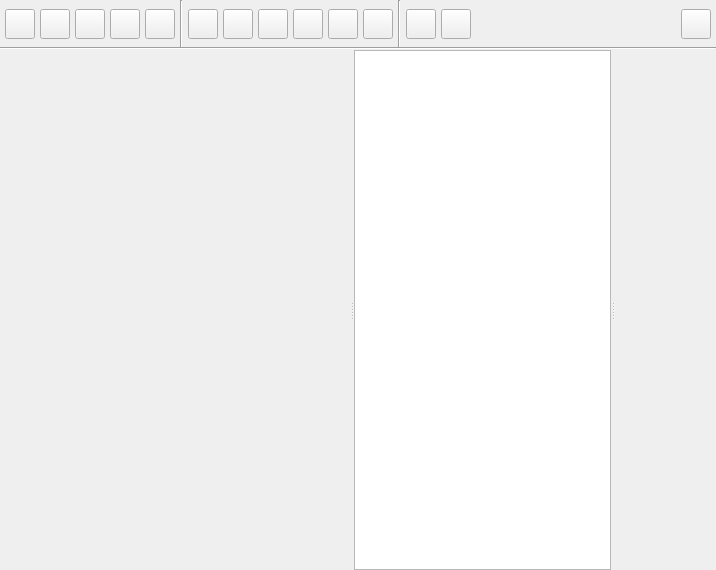
<?xml version="1.0" encoding="UTF-8"?>
<ui version="4.0">
 <class>canvas</class>
 <widget class="QWidget" name="canvas">
  <property name="geometry">
   <rect>
    <x>0</x>
    <y>0</y>
    <width>716</width>
    <height>570</height>
   </rect>
  </property>
  <property name="sizePolicy">
   <sizepolicy hsizetype="Expanding" vsizetype="Expanding">
    <horstretch>0</horstretch>
    <verstretch>0</verstretch>
   </sizepolicy>
  </property>
  <property name="minimumSize">
   <size>
    <width>0</width>
    <height>0</height>
   </size>
  </property>
  <property name="windowTitle">
   <string>Form</string>
  </property>
  <property name="styleSheet">
   <string notr="true">b</string>
  </property>
  <layout class="QGridLayout" name="gridLayout">
   <property name="leftMargin">
    <number>0</number>
   </property>
   <property name="topMargin">
    <number>0</number>
   </property>
   <property name="rightMargin">
    <number>0</number>
   </property>
   <property name="bottomMargin">
    <number>0</number>
   </property>
   <property name="spacing">
    <number>0</number>
   </property>
   <item row="0" column="0">
    <widget class="QWidget" name="central_widget" native="true">
     <property name="sizePolicy">
      <sizepolicy hsizetype="Expanding" vsizetype="Expanding">
       <horstretch>0</horstretch>
       <verstretch>0</verstretch>
      </sizepolicy>
     </property>
     <property name="minimumSize">
      <size>
       <width>0</width>
       <height>0</height>
      </size>
     </property>
     <property name="styleSheet">
      <string notr="true"/>
     </property>
     <layout class="QGridLayout" name="gridLayout_2">
      <property name="leftMargin">
       <number>0</number>
      </property>
      <property name="topMargin">
       <number>0</number>
      </property>
      <property name="rightMargin">
       <number>0</number>
      </property>
      <property name="bottomMargin">
       <number>0</number>
      </property>
      <property name="verticalSpacing">
       <number>0</number>
      </property>
      <item row="1" column="0">
       <widget class="QWidget" name="widget" native="true">
        <property name="sizePolicy">
         <sizepolicy hsizetype="Preferred" vsizetype="Fixed">
          <horstretch>0</horstretch>
          <verstretch>0</verstretch>
         </sizepolicy>
        </property>
        <property name="maximumSize">
         <size>
          <width>16777215</width>
          <height>50</height>
         </size>
        </property>
        <layout class="QVBoxLayout" name="verticalLayout">
         <property name="spacing">
          <number>0</number>
         </property>
         <property name="leftMargin">
          <number>0</number>
         </property>
         <property name="topMargin">
          <number>0</number>
         </property>
         <property name="rightMargin">
          <number>0</number>
         </property>
         <property name="bottomMargin">
          <number>0</number>
         </property>
         <item>
          <widget class="QWidget" name="widget" native="true">
           <property name="sizePolicy">
            <sizepolicy hsizetype="MinimumExpanding" vsizetype="Fixed">
             <horstretch>0</horstretch>
             <verstretch>0</verstretch>
            </sizepolicy>
           </property>
           <property name="minimumSize">
            <size>
             <width>370</width>
             <height>50</height>
            </size>
           </property>
           <property name="maximumSize">
            <size>
             <width>16777215</width>
             <height>50</height>
            </size>
           </property>
           <property name="baseSize">
            <size>
             <width>0</width>
             <height>50</height>
            </size>
           </property>
           <layout class="QHBoxLayout" name="horizontalLayout_2">
            <property name="spacing">
             <number>5</number>
            </property>
            <property name="leftMargin">
             <number>5</number>
            </property>
            <property name="topMargin">
             <number>0</number>
            </property>
            <property name="rightMargin">
             <number>5</number>
            </property>
            <property name="bottomMargin">
             <number>1</number>
            </property>
            <item>
             <widget class="QPushButton" name="new_button">
              <property name="minimumSize">
               <size>
                <width>30</width>
                <height>30</height>
               </size>
              </property>
              <property name="maximumSize">
               <size>
                <width>30</width>
                <height>30</height>
               </size>
              </property>
              <property name="cursor">
               <cursorShape>PointingHandCursor</cursorShape>
              </property>
              <property name="toolTip">
               <string>New art document</string>
              </property>
              <property name="text">
               <string/>
              </property>
              <property name="icon">
               <iconset resource="../../../../../../gui/resources/feather.qrc">
                <normaloff>:/light/icons/feather/light/file-plus.svg</normaloff>:/light/icons/feather/light/file-plus.svg</iconset>
              </property>
              <property name="flat">
               <bool>false</bool>
              </property>
             </widget>
            </item>
            <item>
             <widget class="QPushButton" name="open_art_document">
              <property name="minimumSize">
               <size>
                <width>30</width>
                <height>30</height>
               </size>
              </property>
              <property name="maximumSize">
               <size>
                <width>30</width>
                <height>30</height>
               </size>
              </property>
              <property name="toolTip">
               <string>Open art document</string>
              </property>
              <property name="text">
               <string/>
              </property>
              <property name="icon">
               <iconset resource="../../../../../../gui/resources/feather.qrc">
                <normaloff>:/light/icons/feather/light/folder.svg</normaloff>:/light/icons/feather/light/folder.svg</iconset>
              </property>
             </widget>
            </item>
            <item>
             <widget class="QPushButton" name="save_art_document">
              <property name="minimumSize">
               <size>
                <width>30</width>
                <height>30</height>
               </size>
              </property>
              <property name="maximumSize">
               <size>
                <width>30</width>
                <height>30</height>
               </size>
              </property>
              <property name="toolTip">
               <string>Save art document</string>
              </property>
              <property name="text">
               <string/>
              </property>
              <property name="icon">
               <iconset resource="../../../../../../gui/resources/feather.qrc">
                <normaloff>:/light/icons/feather/light/save.svg</normaloff>:/light/icons/feather/light/save.svg</iconset>
              </property>
             </widget>
            </item>
            <item>
             <widget class="QPushButton" name="import_button">
              <property name="minimumSize">
               <size>
                <width>30</width>
                <height>30</height>
               </size>
              </property>
              <property name="maximumSize">
               <size>
                <width>30</width>
                <height>30</height>
               </size>
              </property>
              <property name="cursor">
               <cursorShape>PointingHandCursor</cursorShape>
              </property>
              <property name="toolTip">
               <string>Import image</string>
              </property>
              <property name="text">
               <string/>
              </property>
              <property name="icon">
               <iconset resource="../../../../../../gui/resources/feather.qrc">
                <normaloff>:/light/icons/feather/light/arrow-down.svg</normaloff>:/light/icons/feather/light/arrow-down.svg</iconset>
              </property>
              <property name="flat">
               <bool>false</bool>
              </property>
             </widget>
            </item>
            <item>
             <widget class="QPushButton" name="export_button">
              <property name="minimumSize">
               <size>
                <width>30</width>
                <height>30</height>
               </size>
              </property>
              <property name="maximumSize">
               <size>
                <width>30</width>
                <height>30</height>
               </size>
              </property>
              <property name="cursor">
               <cursorShape>PointingHandCursor</cursorShape>
              </property>
              <property name="toolTip">
               <string>Export image</string>
              </property>
              <property name="text">
               <string/>
              </property>
              <property name="icon">
               <iconset resource="../../../../../../gui/resources/feather.qrc">
                <normaloff>:/light/icons/feather/light/arrow-up.svg</normaloff>:/light/icons/feather/light/arrow-up.svg</iconset>
              </property>
              <property name="flat">
               <bool>false</bool>
              </property>
             </widget>
            </item>
            <item>
             <widget class="Line" name="line">
              <property name="orientation">
               <enum>Qt::Orientation::Vertical</enum>
              </property>
             </widget>
            </item>
            <item>
             <widget class="QPushButton" name="recenter_button">
              <property name="minimumSize">
               <size>
                <width>30</width>
                <height>30</height>
               </size>
              </property>
              <property name="maximumSize">
               <size>
                <width>30</width>
                <height>30</height>
               </size>
              </property>
              <property name="cursor">
               <cursorShape>PointingHandCursor</cursorShape>
              </property>
              <property name="toolTip">
               <string>Recenter grid</string>
              </property>
              <property name="text">
               <string/>
              </property>
              <property name="icon">
               <iconset resource="../../../../../../gui/resources/feather.qrc">
                <normaloff>:/light/icons/feather/light/target.svg</normaloff>:/light/icons/feather/light/target.svg</iconset>
              </property>
              <property name="flat">
               <bool>false</bool>
              </property>
             </widget>
            </item>
            <item>
             <widget class="QPushButton" name="active_grid_area_button">
              <property name="minimumSize">
               <size>
                <width>30</width>
                <height>30</height>
               </size>
              </property>
              <property name="maximumSize">
               <size>
                <width>30</width>
                <height>30</height>
               </size>
              </property>
              <property name="cursor">
               <cursorShape>PointingHandCursor</cursorShape>
              </property>
              <property name="toolTip">
               <string>Move active grid area</string>
              </property>
              <property name="text">
               <string/>
              </property>
              <property name="icon">
               <iconset resource="../../../../../../gui/resources/feather.qrc">
                <normaloff>:/light/icons/feather/light/object-selected-icon.svg</normaloff>:/light/icons/feather/light/object-selected-icon.svg</iconset>
              </property>
              <property name="checkable">
               <bool>true</bool>
              </property>
              <property name="flat">
               <bool>false</bool>
              </property>
             </widget>
            </item>
            <item>
             <widget class="QPushButton" name="text_button">
              <property name="minimumSize">
               <size>
                <width>30</width>
                <height>30</height>
               </size>
              </property>
              <property name="maximumSize">
               <size>
                <width>30</width>
                <height>30</height>
               </size>
              </property>
              <property name="toolTip">
               <string>Toggle text tool</string>
              </property>
              <property name="text">
               <string/>
              </property>
              <property name="icon">
               <iconset resource="../../../../../../gui/resources/feather.qrc">
                <normaloff>:/light/icons/feather/light/type.svg</normaloff>:/light/icons/feather/light/type.svg</iconset>
              </property>
              <property name="checkable">
               <bool>true</bool>
              </property>
             </widget>
            </item>
            <item>
             <widget class="QPushButton" name="brush_button">
              <property name="minimumSize">
               <size>
                <width>30</width>
                <height>30</height>
               </size>
              </property>
              <property name="maximumSize">
               <size>
                <width>30</width>
                <height>30</height>
               </size>
              </property>
              <property name="cursor">
               <cursorShape>PointingHandCursor</cursorShape>
              </property>
              <property name="toolTip">
               <string>Toggle brush tool</string>
              </property>
              <property name="text">
               <string/>
              </property>
              <property name="icon">
               <iconset resource="../../../../../../gui/resources/feather.qrc">
                <normaloff>:/light/icons/feather/light/pencil-icon.svg</normaloff>:/light/icons/feather/light/pencil-icon.svg</iconset>
              </property>
              <property name="checkable">
               <bool>true</bool>
              </property>
              <property name="flat">
               <bool>false</bool>
              </property>
             </widget>
            </item>
            <item>
             <widget class="QPushButton" name="eraser_button">
              <property name="minimumSize">
               <size>
                <width>30</width>
                <height>30</height>
               </size>
              </property>
              <property name="maximumSize">
               <size>
                <width>30</width>
                <height>30</height>
               </size>
              </property>
              <property name="cursor">
               <cursorShape>PointingHandCursor</cursorShape>
              </property>
              <property name="toolTip">
               <string>Toggle earser tool</string>
              </property>
              <property name="text">
               <string/>
              </property>
              <property name="icon">
               <iconset resource="../../../../../../gui/resources/feather.qrc">
                <normaloff>:/light/icons/feather/light/eraser-icon.svg</normaloff>:/light/icons/feather/light/eraser-icon.svg</iconset>
              </property>
              <property name="checkable">
               <bool>true</bool>
              </property>
              <property name="flat">
               <bool>false</bool>
              </property>
             </widget>
            </item>
            <item>
             <widget class="QPushButton" name="grid_button">
              <property name="minimumSize">
               <size>
                <width>30</width>
                <height>30</height>
               </size>
              </property>
              <property name="maximumSize">
               <size>
                <width>30</width>
                <height>30</height>
               </size>
              </property>
              <property name="cursor">
               <cursorShape>PointingHandCursor</cursorShape>
              </property>
              <property name="toolTip">
               <string>Toggle grid</string>
              </property>
              <property name="text">
               <string/>
              </property>
              <property name="icon">
               <iconset resource="../../../../../../gui/resources/feather.qrc">
                <normaloff>:/light/icons/feather/light/grid.svg</normaloff>:/light/icons/feather/light/grid.svg</iconset>
              </property>
              <property name="checkable">
               <bool>true</bool>
              </property>
              <property name="flat">
               <bool>false</bool>
              </property>
             </widget>
            </item>
            <item>
             <widget class="Line" name="line_2">
              <property name="orientation">
               <enum>Qt::Orientation::Vertical</enum>
              </property>
             </widget>
            </item>
            <item>
             <widget class="QPushButton" name="undo_button">
              <property name="minimumSize">
               <size>
                <width>30</width>
                <height>30</height>
               </size>
              </property>
              <property name="maximumSize">
               <size>
                <width>30</width>
                <height>30</height>
               </size>
              </property>
              <property name="cursor">
               <cursorShape>PointingHandCursor</cursorShape>
              </property>
              <property name="toolTip">
               <string>Undo</string>
              </property>
              <property name="text">
               <string/>
              </property>
              <property name="icon">
               <iconset resource="../../../../../../gui/resources/feather.qrc">
                <normaloff>:/light/icons/feather/light/corner-up-left.svg</normaloff>:/light/icons/feather/light/corner-up-left.svg</iconset>
              </property>
              <property name="flat">
               <bool>false</bool>
              </property>
             </widget>
            </item>
            <item>
             <widget class="QPushButton" name="redo_button">
              <property name="minimumSize">
               <size>
                <width>30</width>
                <height>30</height>
               </size>
              </property>
              <property name="maximumSize">
               <size>
                <width>30</width>
                <height>30</height>
               </size>
              </property>
              <property name="cursor">
               <cursorShape>PointingHandCursor</cursorShape>
              </property>
              <property name="toolTip">
               <string>Redo</string>
              </property>
              <property name="text">
               <string/>
              </property>
              <property name="icon">
               <iconset resource="../../../../../../gui/resources/feather.qrc">
                <normaloff>:/light/icons/feather/light/corner-up-right.svg</normaloff>:/light/icons/feather/light/corner-up-right.svg</iconset>
              </property>
              <property name="flat">
               <bool>false</bool>
              </property>
             </widget>
            </item>
            <item>
             <spacer name="horizontalSpacer">
              <property name="orientation">
               <enum>Qt::Orientation::Horizontal</enum>
              </property>
              <property name="sizeHint" stdset="0">
               <size>
                <width>425</width>
                <height>9</height>
               </size>
              </property>
             </spacer>
            </item>
            <item>
             <widget class="SliderWidget" name="brush_size_slider" native="true">
              <property name="minimumSize">
               <size>
                <width>100</width>
                <height>40</height>
               </size>
              </property>
              <property name="maximumSize">
               <size>
                <width>16777215</width>
                <height>40</height>
               </size>
              </property>
              <property name="toolTip">
               <string>Brush Size</string>
              </property>
              <property name="slider_minimum" stdset="0">
               <number>1</number>
              </property>
              <property name="slider_maximum" stdset="0">
               <number>100</number>
              </property>
              <property name="spinbox_minimum" stdset="0">
               <number>1</number>
              </property>
              <property name="spinbox_maximum" stdset="0">
               <number>100</number>
              </property>
              <property name="slider_tick_interval" stdset="0">
               <number>1</number>
              </property>
              <property name="slider_single_step" stdset="0">
               <number>1</number>
              </property>
              <property name="slider_page_step" stdset="0">
               <number>10</number>
              </property>
              <property name="spinbox_single_step" stdset="0">
               <number>1</number>
              </property>
              <property name="spinbox_page_step" stdset="0">
               <number>10</number>
              </property>
              <property name="label_text" stdset="0">
               <string/>
              </property>
              <property name="settings_property" stdset="0">
               <string notr="true">brush_settings.size</string>
              </property>
              <property name="display_as_float" stdset="0">
               <bool>false</bool>
              </property>
             </widget>
            </item>
            <item>
             <widget class="QPushButton" name="brush_color_button">
              <property name="minimumSize">
               <size>
                <width>30</width>
                <height>30</height>
               </size>
              </property>
              <property name="maximumSize">
               <size>
                <width>30</width>
                <height>30</height>
               </size>
              </property>
              <property name="cursor">
               <cursorShape>PointingHandCursor</cursorShape>
              </property>
              <property name="toolTip">
               <string>Brush Color</string>
              </property>
              <property name="text">
               <string/>
              </property>
             </widget>
            </item>
           </layout>
          </widget>
         </item>
         <item>
          <widget class="Line" name="line_3">
           <property name="orientation">
            <enum>Qt::Orientation::Horizontal</enum>
           </property>
          </widget>
         </item>
        </layout>
       </widget>
      </item>
      <item row="2" column="0">
       <widget class="QSplitter" name="canvas_splitter">
        <property name="orientation">
         <enum>Qt::Orientation::Horizontal</enum>
        </property>
        <widget class="StableDiffusionGeneratorForm" name="prompts" native="true">
         <property name="sizePolicy">
          <sizepolicy hsizetype="Preferred" vsizetype="Preferred">
           <horstretch>0</horstretch>
           <verstretch>0</verstretch>
          </sizepolicy>
         </property>
         <property name="minimumSize">
          <size>
           <width>350</width>
           <height>0</height>
          </size>
         </property>
         <property name="maximumSize">
          <size>
           <width>350</width>
           <height>16777215</height>
          </size>
         </property>
         <property name="baseSize">
          <size>
           <width>350</width>
           <height>0</height>
          </size>
         </property>
         <property name="styleSheet">
          <string notr="true"/>
         </property>
        </widget>
        <widget class="CustomGraphicsView" name="canvas_container">
         <property name="sizePolicy">
          <sizepolicy hsizetype="MinimumExpanding" vsizetype="Expanding">
           <horstretch>0</horstretch>
           <verstretch>0</verstretch>
          </sizepolicy>
         </property>
         <property name="minimumSize">
          <size>
           <width>1</width>
           <height>0</height>
          </size>
         </property>
         <property name="baseSize">
          <size>
           <width>512</width>
           <height>0</height>
          </size>
         </property>
         <property name="verticalScrollBarPolicy">
          <enum>Qt::ScrollBarPolicy::ScrollBarAlwaysOff</enum>
         </property>
         <property name="horizontalScrollBarPolicy">
          <enum>Qt::ScrollBarPolicy::ScrollBarAlwaysOff</enum>
         </property>
         <property name="canvas_type" stdset="0">
          <string>brush</string>
         </property>
        </widget>
        <widget class="StablediffusionToolTabWidget" name="widget" native="true">
         <property name="sizePolicy">
          <sizepolicy hsizetype="Preferred" vsizetype="Preferred">
           <horstretch>0</horstretch>
           <verstretch>0</verstretch>
          </sizepolicy>
         </property>
         <property name="minimumSize">
          <size>
           <width>0</width>
           <height>0</height>
          </size>
         </property>
         <property name="maximumSize">
          <size>
           <width>512</width>
           <height>16777215</height>
          </size>
         </property>
         <property name="baseSize">
          <size>
           <width>0</width>
           <height>0</height>
          </size>
         </property>
        </widget>
       </widget>
      </item>
     </layout>
    </widget>
   </item>
  </layout>
 </widget>
 <customwidgets>
  <customwidget>
   <class>CustomGraphicsView</class>
   <extends>QGraphicsView</extends>
   <header>airunner/components/art/gui/widgets/canvas/custom_view</header>
  </customwidget>
  <customwidget>
   <class>StableDiffusionGeneratorForm</class>
   <extends>QWidget</extends>
   <header>airunner/components/art/gui/widgets/stablediffusion/stablediffusion_generator_form</header>
   <container>1</container>
  </customwidget>
  <customwidget>
   <class>StablediffusionToolTabWidget</class>
   <extends>QWidget</extends>
   <header>airunner/components/art/gui/widgets/stablediffusion/stablediffusion_tool_tab_widget</header>
   <container>1</container>
  </customwidget>
  <customwidget>
   <class>SliderWidget</class>
   <extends>QWidget</extends>
   <header>airunner/components/application/gui/widgets/slider/slider_widget</header>
   <container>1</container>
  </customwidget>
 </customwidgets>
 <resources>
  <include location="../../../../../../gui/resources/feather.qrc"/>
 </resources>
 <connections/>
 <slots>
  <slot>toggle_controlnet(bool)</slot>
  <slot>toggle_drawing_pad(bool)</slot>
  <slot>toggle_outpaint(bool)</slot>
 </slots>
</ui>
